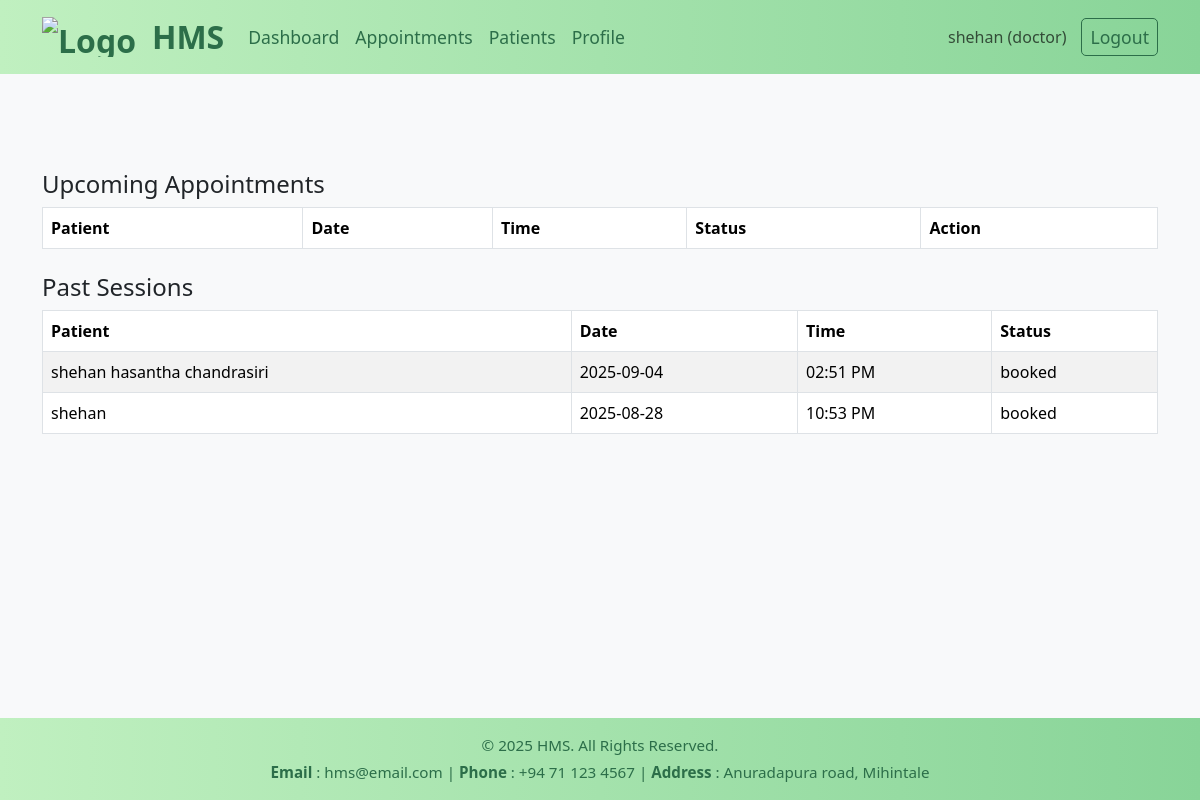
/doctor/appointments.php (signed in), run on the app's committed database.
### tables this page shows
CREATE TABLE `appointments` (
  `id` int(11) NOT NULL,
  `patient_id` int(11) NOT NULL,
  `doctor_id` int(11) NOT NULL,
  `appt_date` date NOT NULL,
  `appt_time` time NOT NULL,
  `status` enum('booked','cancelled','completed') DEFAULT 'booked',
  `notes` text DEFAULT NULL,
  `created_at` timestamp NOT NULL DEFAULT current_timestamp()
);

CREATE TABLE `users` (
  `id` int(11) NOT NULL,
  `role` enum('admin','doctor','patient') NOT NULL,
  `email` varchar(120) NOT NULL,
  `password_hash` varchar(255) NOT NULL,
  `full_name` varchar(120) NOT NULL,
  `phone` varchar(20) DEFAULT NULL,
  `is_active` tinyint(1) NOT NULL DEFAULT 1,
  `created_at` timestamp NOT NULL DEFAULT current_timestamp()
);

### doctor/appointments.php (the view, shortened to what this page needs)
<?php
require_once __DIR__ . '/../includes/auth.php';
include __DIR__ . '/../includes/header.php';
$did = $_SESSION['user']['id'];
$today = date('Y-m-d');
$past = $conn->prepare("
  SELECT a.id, a.appt_date, a.appt_time, a.status, u.full_name as patient
  FROM appointments a
  JOIN users u ON u.id=a.patient_id
  WHERE a.doctor_id=? AND a.appt_date < ?
  ORDER BY a.appt_date DESC, a.appt_time DESC
");
$past->bind_param("is", $did, $today);
$past->execute();
$pastRes = $past->get_result();
?>
<div class="container my-5">
    <h4>Upcoming Appointments</h4>
    <table class="table table-striped table-bordered">
        <thead>
            <tr>
                <th>Patient</th>
                <th>Date</th>
                <th>Time</th>
                <th>Status</th>
                <th>Action</th>
            </tr>
        </thead>
    </table>
    <h4 class="mt-4">Past Sessions</h4>
    <table class="table table-striped table-bordered">
        <thead>
            <tr>
                <th>Patient</th>
                <th>Date</th>
                <th>Time</th>
                <th>Status</th>
            </tr>
        </thead>
        <tbody>
            <?php while ($r = $pastRes->fetch_assoc()): ?>
                <tr>
                    <td><?= htmlspecialchars($r['patient']) ?></td>
                    <td><?= htmlspecialchars($r['appt_date']) ?></td>
                    <td><?= date("h:i A", strtotime($r['appt_time'])) ?></td>
                    <td><?= htmlspecialchars($r['status']) ?></td>
                </tr>
            <?php endwhile; ?>
        </tbody>
    </table>
</div>
<?php include __DIR__ . '/../includes/footer.php'; ?>

### includes/footer.php (style rules this page uses)
html, body { height: 100%; margin: 0; }
body { display: flex; flex-direction: column; min-height: 100vh; }

### data on the page
appointments: patient.full_name "shehan hasantha chandrasiri", appt_date "2025-09-04", appt_time "02:51 PM", status "booked"
appointments: patient.full_name "shehan", appt_date "2025-08-28", appt_time "10:53 PM", status "booked"

### other printed values
$_SESSION['user']['full_name'] "shehan"
$_SESSION['user']['role'] "doctor"
